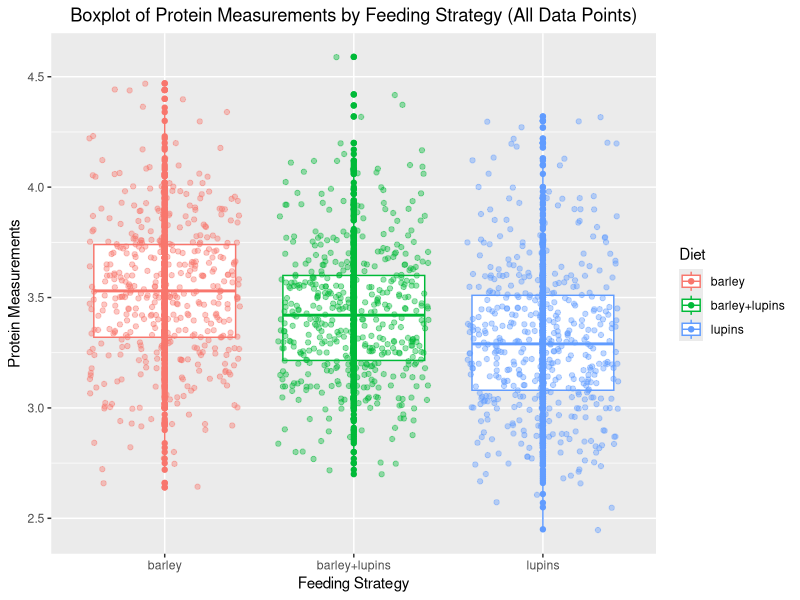
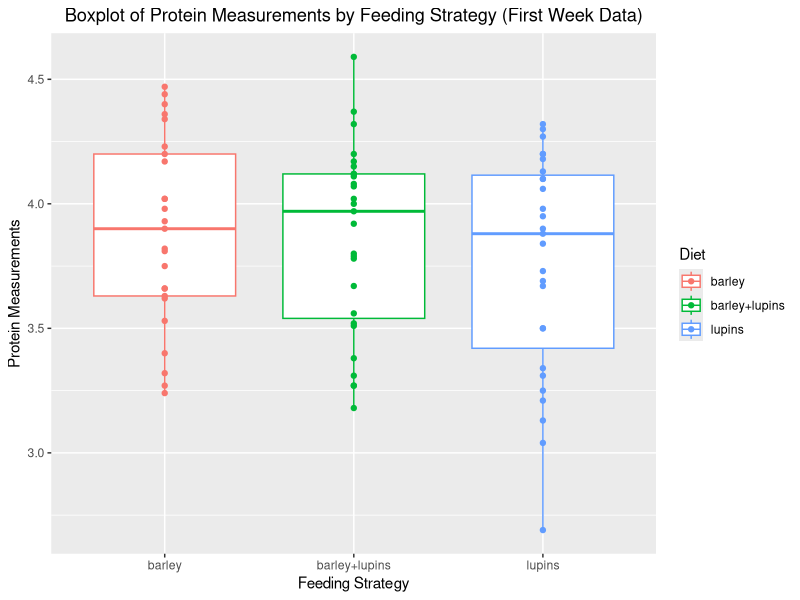
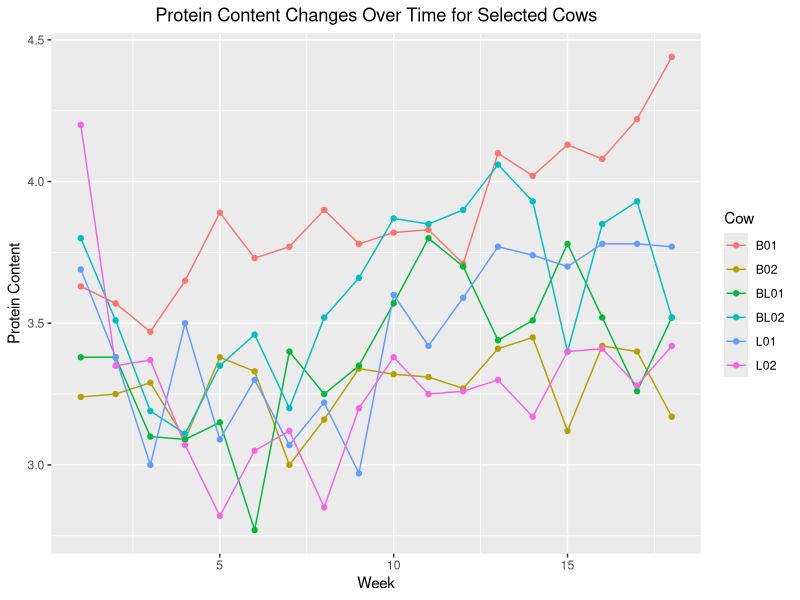
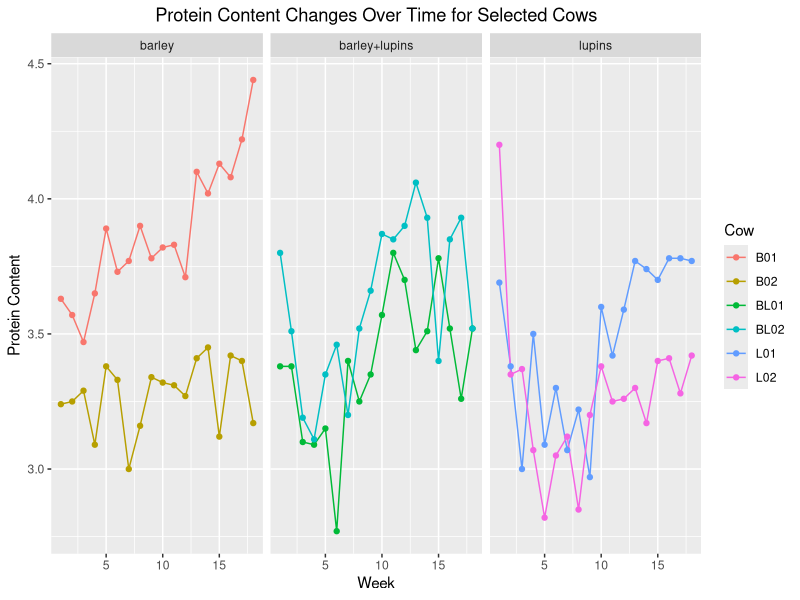
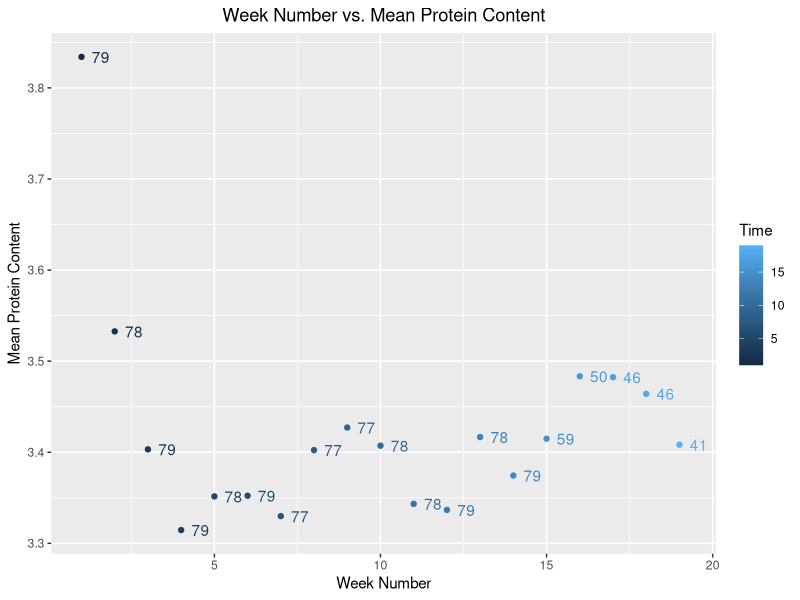
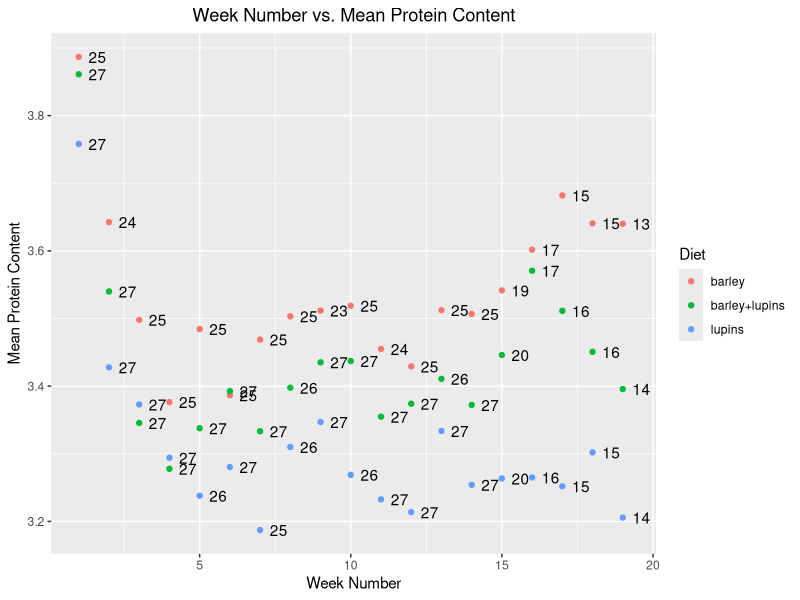

Generate these figures, in order, with R:
#Homework 2: ggplot2

#calling the libraries to be used in case
library(dplyr)
library(ggplot2)
library(tidyr)

#MilK.CSV file have read with read.table() function, rownames have removed from this table

milk.data =read.table("Milk.csv", header = TRUE, sep = ",", row.names = 1)
head(milk.data)

#assign the centered plot title to centered.plot.title
#element_text() is used to specify the appearance of text elements.
#hjust = 0.5: align the title centrally in page.

centered.plot.title = theme(plot.title = element_text(hjust = 0.5)) 

#Part a:

boxplot.protein.vs.diet = ggplot(data = milk.data)+
  aes(x = Diet, #categoric attribe in x-axes
      y = protein, #numeric attribute in y-axes
      color = Diet)+
  geom_boxplot()+ #boxplot have added
  geom_point()+ #data points have added
  geom_jitter(alpha=0.4)+ #density of data point, with alpha option have added the transparency
  labs(title = "Boxplot of Protein Measurements by Feeding Strategy (All Data Points)",
       x = "Feeding Strategy", 
       y = "Protein Measurements")+
  centered.plot.title #title have set to center
boxplot.protein.vs.diet

#Part b

boxplot.w1.filter = milk.data %>% 
  filter(Time == 1) %>% #filtering the first week
  ggplot(aes(x = Diet,
             y = protein,
             color = Diet))+ #color scale by Diet type
  geom_boxplot()+ #boxplot have added
  geom_point()+
  labs(title = "Boxplot of Protein Measurements by Feeding Strategy (First Week Data)",
       x = "Feeding Strategy", 
       y = "Protein Measurements")+
  centered.plot.title #title have set to center
boxplot.w1.filter

#Part c

select.cow.line.plot = milk.data %>% 
  filter(Cow %in% c("B01", "B02", "BL01", "BL02", "L01", "L02") & Time <= 18) %>% #relevant cows and time scale have defined
  ggplot(aes(x = Time,
             y = protein,
             color = Cow))+ #different color for each cow
  geom_line()+ #lines have added
  geom_point()+ #points have added
  labs(title = "Protein Content Changes Over Time for Selected Cows",
       x = "Week",
       y = "Protein Content")+
  centered.plot.title #title have set to center
select.cow.line.plot

#Part d

subplot.feeding.cow = select.cow.line.plot+
  facet_wrap(~Diet)
subplot.feeding.cow

#Part e

avg.protein.vs.week.scatter.plot = milk.data %>% 
  group_by(Time) %>% #group by the time (week)
  summarise(n_cows = n(), #for each week, number of cows
            average.protein.content = mean(protein)) %>% #for each week, average of the protein measurments
  ggplot(aes(x = Time,
             y = average.protein.content,
             label = n_cows, #number of cows labels have defined
             color = Time))+ #color scales by the time
  geom_point()+ #points have added
  geom_text(hjust = -0.2, nudge_x = 0.2)+ #in relevant week, number of cows 
  
  #The code adjusts text elements on the plot using geom_text(). 
  #hjust = -0.2 aligns the text horizontally to the left, and 
  #nudge_x = 0.2 shifts the text 0.2 units to the right along the x-axis.
  
  labs(title = "Week Number vs. Mean Protein Content",
       x = "Week Number",
       y = "Mean Protein Content")+
  centered.plot.title #title have set to center
avg.protein.vs.week.scatter.plot


#Part g

time.diet.filter.scatter.plot = milk.data %>% 
  group_by(Time, Diet) %>% #grouped by time and diet features
  summarise(n.cow.time.diet = n(), #number of cows by the time and diet
            avg.protein.content.time.diet = mean(protein)) %>% #mean of the protein measurment by the time and diet feature
  ggplot(aes(x = Time,
             y = avg.protein.content.time.diet,
             label = n.cow.time.diet))+ #label have set for the number of cows by diet and week
  geom_point(aes(color = Diet))+ #color scaled by the type of diet
  geom_text(hjust = -0.2, nudge_x = 0.2)+ #in relevant week and diet type number of cows 
  labs(title = "Week Number vs. Mean Protein Content",
       x = "Week Number",
       y = "Mean Protein Content")+
  centered.plot.title #title have set to center
time.diet.filter.scatter.plot

#Part h

new.milk.data <- milk.data %>% #with pivot_wider converted to wide format 
  pivot_wider(names_from = Time, #new column information have assigned
              values_from = protein) %>% #for wide format, new values have assigned as the protein measurment info
  as.data.frame() #have converted the dataframe
head(new.milk.data)